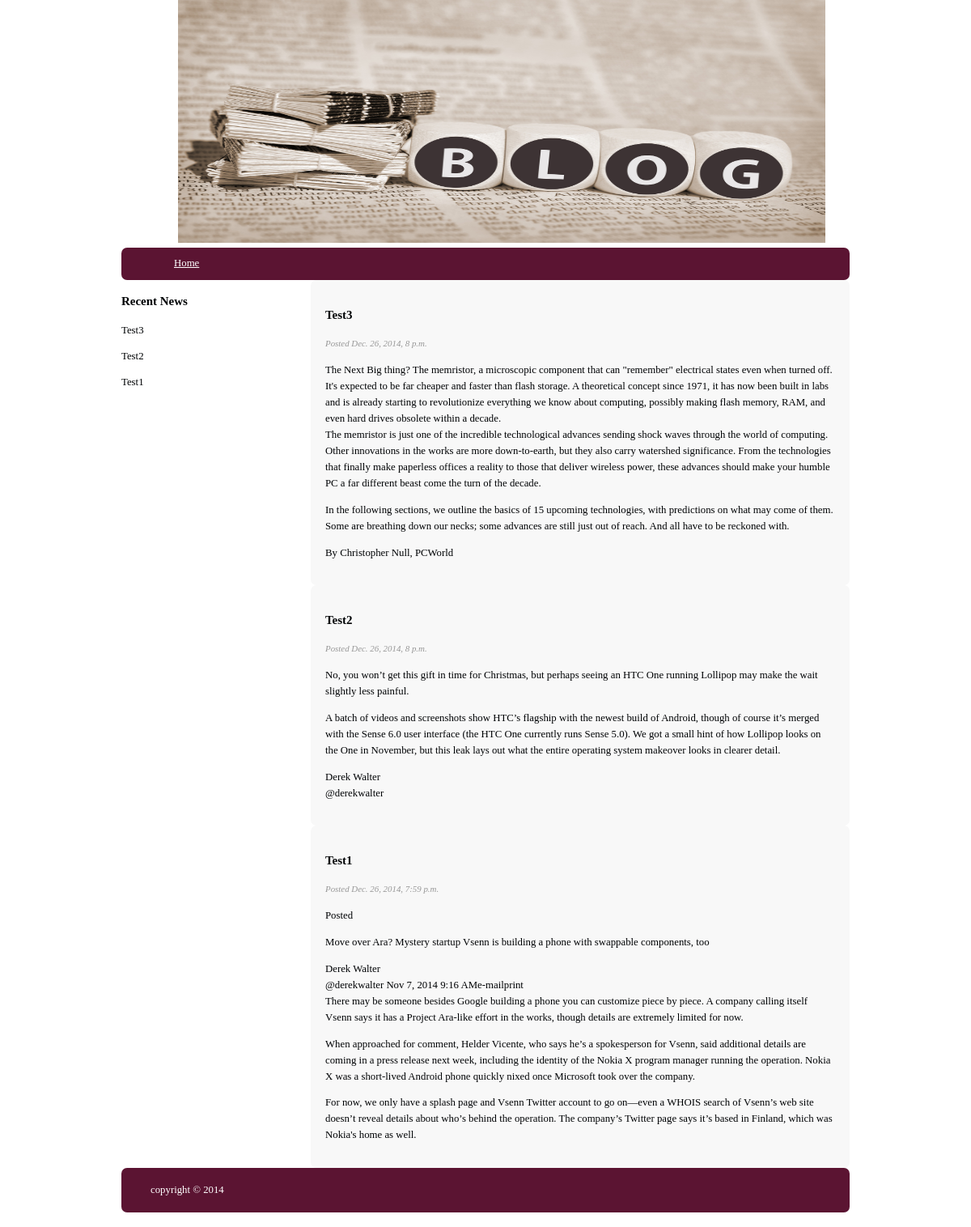
Screenshot of /blog/ with the database file from the repository.
### urunler/models.py (models this page shows, shortened)
class Post(models.Model):
    title=models.CharField(max_length=100)
    body=models.TextField()
    createddate=models.DateTimeField()

### templates/blog.html
{% extends "base2.html" %}
{% block content %}
{% for post in object_list %}
<div class="mainContent">
	<div class = "content">
		<article class="blogarticle">
			<header>
				<h3><a>{{ post.title }}</a></h3>
			</header>
			<footer>
				<p class = 'postInfo'>Posted {{ post.createddate }}</p>
			</footer>
			<content>
				<p>	{{ post.body|safe|linebreaks}} </p>
            </content>
		</article>
	</div>
</div>
{% endfor %}
{% endblock %}

### templates/base2.html (shortened to what this page needs)
<!DOCTYPE html>
<html>
<head>
    <link rel="stylesheet" href="/static/css/style.css">
</head>
<body class="body">
	<header class="mainHead">
		<img src="/static/img/rsm.jpg" width="800" height="300" style="margin-left: 70px">
		<nav><ul>
			<li><a href='/'>Home</a></li>
		</ul></nav>
	</header>
	<aside class="sideInfo">
		<article>
			<h3>Recent News</h3>
			{% for post in object_list %}
			<p>{{ post.date|date:"Y-m-d" }}<a> {{ post.title }}</a></p>
			{% endfor %}
		</article>
	</aside>
{% block content %}
{% endblock %}
	<footer class="mainFooter">
		<p> copyright &copy; 2014</p>
	</footer>
</body>
</html>

### static/css/style.css (style rules this page uses)
body { color:#000305; font-size: 80%; font-family: 'Century Gothic'; line-height: 1.5; }
a { text-decoloration: none; }
a:link, a:visited { color: #3a2e32; }
.body { margin:0 auto; width:75%; clear:both; }
.mainHead nav { background-color: #5b1432; height: 40px; border-radius: 7px; -webkit-border-radius: 7px; -moz-border-radius: 7px; }
.mainHead nav ul { list-style:none; margin: 0 auto; }
.mainHead nav ul li { float:left; display: inline; }
.mainHead nav a:link, .mainHead nav a:visited { color: #FFF; display: inline-block; padding: 10px 25px; height:20px; }
.mainContent { line-height:20px; border-radius: 7px; -webkit-border-radius: 7px; -moz-border-radius: 7px; }
.content { width: 70%; float: right; padding: 2% 2%; background-color: #f8f8f8; border-radius: 7px; -webkit-border-radius: 7px; -moz-border-radius: 7px; }
.postInfo { font-style: italic; font-size: 85%; color: #989898; }
.sideInfo { width: 20%; float: left; border-radius: 7px; -webkit-border-radius: 7px; -moz-border-radius: 7px; background-color: #FFF }
.mainFooter { width: 100%; float: left; margin-bottom: 2%; border-radius: 7px; -webkit-border-radius: 7px; -moz-border-radius: 7px; background-color: #5b1432; }
.mainFooter p { width: 92%; margin: 2% auto; color: #fff; }

### rows the page displays
Post: title "Test3", createddate "Dec. 26, 2014, 8 p.m.", body "The Next Big thing? The memristor, a microscopic component that can \"remember\" electrical states even when turned off. It's expected to be far cheaper and faster than flash storage. A theoretical concept since 1971, it has now been built in labs and is already starting to revolutionize everything we know about computing, possibly making flash memory, RAM, and even hard drives obsolete within a decade. The memristor is just one of the incredible technological advances sending shock waves through the world of computing. Other innovations in the works are more down-to-earth, but they also carry watershed significance. From the technologies that finally make paperless offices a reality to those…"
Post: title "Test2", createddate "Dec. 26, 2014, 8 p.m.", body "No, you won’t get this gift in time for Christmas, but perhaps seeing an HTC One running Lollipop may make the wait slightly less painful. A batch of videos and screenshots show HTC’s flagship with the newest build of Android, though of course it’s merged with the Sense 6.0 user interface (the HTC One currently runs Sense 5.0). We got a small hint of how Lollipop looks on the One in November, but this leak lays out what the entire operating system makeover looks in clearer detail. Derek Walter @derekwalter"
Post: title "Test1", createddate "Dec. 26, 2014, 7:59 p.m.", body "Posted Move over Ara? Mystery startup Vsenn is building a phone with swappable components, too Derek Walter @derekwalter Nov 7, 2014 9:16 AMe-mailprint There may be someone besides Google building a phone you can customize piece by piece. A company calling itself Vsenn says it has a Project Ara-like effort in the works, though details are extremely limited for now. When approached for comment, Helder Vicente, who says he’s a spokesperson for Vsenn, said additional details are coming in a press release next week, including the identity of the Nokia X program manager running the operation. Nokia X was a short-lived Android phone quickly nixed once Microsoft took over the company. For now, we…"
